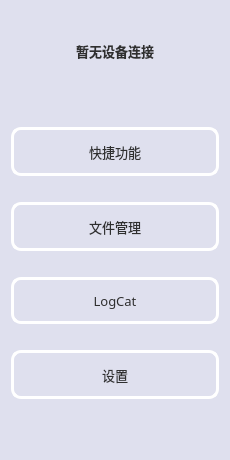
     <widget class="QWidget" name="widget1" native="true">
      <property name="enabled">
       <bool>true</bool>
      </property>
      <property name="sizePolicy">
       <sizepolicy hsizetype="Preferred" vsizetype="Preferred">
        <horstretch>0</horstretch>
        <verstretch>0</verstretch>
       </sizepolicy>
      </property>
      <property name="minimumSize">
       <size>
        <width>230</width>
        <height>0</height>
       </size>
      </property>
      <property name="maximumSize">
       <size>
        <width>400</width>
        <height>16777215</height>
       </size>
      </property>
      <property name="styleSheet">
       <string notr="true">QWidget{
	background-color:rgb(223, 224, 238);
	border-radius:10px;
	margin-top:10px;
	margin-bottom:10px;
}</string>
      </property>
      <layout class="QVBoxLayout" name="verticalLayout">
       <item>
        <widget class="QToolButton" name="btn_icon">
         <property name="sizePolicy">
          <sizepolicy hsizetype="Expanding" vsizetype="Fixed">
           <horstretch>0</horstretch>
           <verstretch>0</verstretch>
          </sizepolicy>
         </property>
         <property name="minimumSize">
          <size>
           <width>0</width>
           <height>100</height>
          </size>
         </property>
         <property name="font">
          <font>
           <family>Microsoft YaHei</family>
           <pointsize>10</pointsize>
           <weight>75</weight>
           <bold>true</bold>
          </font>
         </property>
         <property name="styleSheet">
          <string notr="true">QToolButton{
	color:rgb(47, 47, 47);
	font-size:10;
	font-family:Microsoft YaHei; 
	font-weight:bold;
	padding:10px;
margin-top:10px;
margin-bottom:30px;
	qproperty-iconSize:60px 60px;
}

</string>
         </property>
         <property name="text">
          <string>暂无设备连接</string>
         </property>
         <property name="icon">
          <iconset resource="image.qrc">
           <normaloff>:/new/image/image/AndroidDeviceDisConnect.png</normaloff>
           <normalon>:/new/image/image/AndroidDeviceConnected.png.png</normalon>:/new/image/image/AndroidDeviceDisConnect.png</iconset>
         </property>
         <property name="toolButtonStyle">
          <enum>Qt::ToolButtonTextUnderIcon</enum>
         </property>
        </widget>
       </item>
       <item>
        <widget class="QToolButton" name="btn_menu">
         <property name="sizePolicy">
          <sizepolicy hsizetype="Expanding" vsizetype="Fixed">
           <horstretch>0</horstretch>
           <verstretch>0</verstretch>
          </sizepolicy>
         </property>
         <property name="font">
          <font>
           <family>Microsoft YaHei</family>
           <pointsize>10</pointsize>
           <weight>50</weight>
           <bold>false</bold>
          </font>
         </property>
         <property name="layoutDirection">
          <enum>Qt::LeftToRight</enum>
         </property>
         <property name="styleSheet">
          <string notr="true">QToolButton{
	color:rgb(47, 47, 47);
	font-size:10;
	font-family:Microsoft YaHei; 
	font-weight:normal;
	padding:10px;
	qproperty-iconSize:40px 40px;
    border: 3px solid rgb(255, 255, 255); 
	border-radius: 10px;
}
QToolButton::hover {
	color:rgb(47, 47, 47);
	font-size:9;
	font-family:Microsoft YaHei; 
	font-weight:normal;
	background-color:rgb(171, 171, 171);
	padding:12px;
	margin:3px;
    border: 3px solid rgb(255, 255, 255); 
	border-radius: 10px;
}
</string>
         </property>
         <property name="text">
          <string>快捷功能</string>
         </property>
         <property name="icon">
          <iconset resource="image.qrc">
           <normaloff>:/new/image/image/main_menu.png</normaloff>:/new/image/image/main_menu.png</iconset>
         </property>
         <property name="toolButtonStyle">
          <enum>Qt::ToolButtonTextBesideIcon</enum>
         </property>
        </widget>
       </item>
       <item>
        <widget class="QToolButton" name="btn_file">
         <property name="sizePolicy">
          <sizepolicy hsizetype="Expanding" vsizetype="Fixed">
           <horstretch>0</horstretch>
           <verstretch>0</verstretch>
          </sizepolicy>
         </property>
         <property name="font">
          <font>
           <family>Microsoft YaHei</family>
           <pointsize>10</pointsize>
           <weight>50</weight>
           <bold>false</bold>
          </font>
         </property>
         <property name="styleSheet">
          <string notr="true">QToolButton{
	color:rgb(47, 47, 47);
	font-size:10;
	font-family:Microsoft YaHei; 
	font-weight:normal;
	padding:10px;
	qproperty-iconSize:37px 37px;
    border: 3px solid rgb(255, 255, 255); 
	border-radius: 10px;
}
QToolButton::hover {
	color:rgb(47, 47, 47);
	font-size:9;
	font-family:Microsoft YaHei; 
	font-weight:normal;
	background-color:rgb(171, 171, 171);
	padding:12px;
	margin:3px;
    border: 3px solid rgb(255, 255, 255); 
	border-radius: 10px;
}
</string>
         </property>
         <property name="text">
          <string>文件管理</string>
         </property>
         <property name="icon">
          <iconset resource="image.qrc">
           <normaloff>:/new/image/image/main_file.png</normaloff>:/new/image/image/main_file.png</iconset>
         </property>
         <property name="toolButtonStyle">
          <enum>Qt::ToolButtonTextBesideIcon</enum>
         </property>
        </widget>
       </item>
       <item>
        <widget class="QToolButton" name="btn_log">
         <property name="sizePolicy">
          <sizepolicy hsizetype="Expanding" vsizetype="Fixed">
           <horstretch>0</horstretch>
           <verstretch>0</verstretch>
          </sizepolicy>
         </property>
         <property name="font">
          <font>
           <family>Microsoft YaHei</family>
           <pointsize>10</pointsize>
           <weight>50</weight>
           <bold>false</bold>
          </font>
         </property>
         <property name="styleSheet">
          <string notr="true">QToolButton{
	color:rgb(47, 47, 47);
	font-size:10;
	font-family:Microsoft YaHei; 
	font-weight:normal;
	padding:10px;
	qproperty-iconSize:40px 40px;
    border: 3px solid rgb(255, 255, 255); 
	border-radius: 10px;
}
QToolButton::hover {
	color:rgb(47, 47, 47);
	font-size:9;
	font-family:Microsoft YaHei; 
	font-weight:normal;
	background-color:rgb(171, 171, 171);
	padding:12px;
	margin:3px;
    border: 3px solid rgb(255, 255, 255); 
	border-radius: 10px;
}
</string>
         </property>
         <property name="text">
          <string>LogCat</string>
         </property>
         <property name="icon">
          <iconset resource="image.qrc">
           <normaloff>:/new/image/image/main_log.png</normaloff>:/new/image/image/main_log.png</iconset>
         </property>
         <property name="toolButtonStyle">
          <enum>Qt::ToolButtonTextBesideIcon</enum>
         </property>
        </widget>
       </item>
       <item>
        <widget class="QToolButton" name="btn_setting">
         <property name="sizePolicy">
          <sizepolicy hsizetype="Expanding" vsizetype="Fixed">
           <horstretch>0</horstretch>
           <verstretch>0</verstretch>
          </sizepolicy>
         </property>
         <property name="font">
          <font>
           <family>Microsoft YaHei</family>
           <pointsize>10</pointsize>
           <weight>50</weight>
           <bold>false</bold>
          </font>
         </property>
         <property name="styleSheet">
          <string notr="true">QToolButton{
	color:rgb(47, 47, 47);
	font-size:10;
	font-family:Microsoft YaHei; 
	font-weight:normal;
	padding:10px;
	qproperty-iconSize:38px 38px;
    border: 3px solid rgb(255, 255, 255); 
	border-radius: 10px;
}
QToolButton::hover {
	color:rgb(47, 47, 47);
	font-size:9;
	font-family:Microsoft YaHei; 
	font-weight:normal;
	background-color:rgb(171, 171, 171);
	padding:12px;
	margin:3px;
    border: 3px solid rgb(255, 255, 255); 
	border-radius: 10px;
}
</string>
         </property>
         <property name="text">
          <string>设置</string>
         </property>
         <property name="icon">
          <iconset resource="image.qrc">
           <normaloff>:/new/image/image/main_setting.png</normaloff>:/new/image/image/main_setting.png</iconset>
         </property>
         <property name="toolButtonStyle">
          <enum>Qt::ToolButtonTextBesideIcon</enum>
         </property>
        </widget>
       </item>
       <item>
        <spacer name="verticalSpacer">
         <property name="orientation">
          <enum>Qt::Vertical</enum>
         </property>
         <property name="sizeHint" stdset="0">
          <size>
           <width>20</width>
           <height>40</height>
          </size>
         </property>
        </spacer>
       </item>
      </layout>
     </widget>
